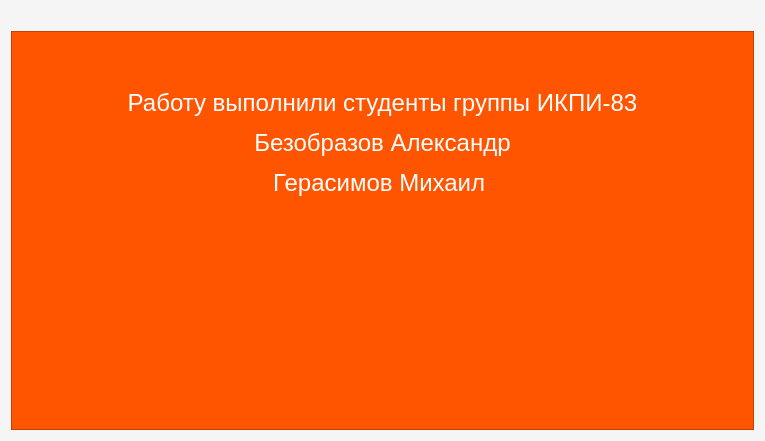
<?xml version="1.0" encoding="UTF-8"?>
<ui version="4.0">
 <class>info</class>
 <widget class="QDialog" name="info">
  <property name="geometry">
   <rect>
    <x>0</x>
    <y>0</y>
    <width>765</width>
    <height>441</height>
   </rect>
  </property>
  <property name="windowTitle">
   <string>Info</string>
  </property>
  <property name="styleSheet">
   <string notr="true">background-color:rgb(245, 245, 245)</string>
  </property>
  <layout class="QVBoxLayout" name="verticalLayout">
   <item>
    <widget class="QLabel" name="label">
     <property name="text">
      <string/>
     </property>
     <property name="pixmap">
      <pixmap>../../../Users/Александр/Desktop/sut.png</pixmap>
     </property>
    </widget>
   </item>
   <item>
    <widget class="QTextBrowser" name="textBrowser">
     <property name="styleSheet">
      <string notr="true">background-color:rgb(255, 85, 0)</string>
     </property>
     <property name="html">
      <string>&lt;!DOCTYPE HTML PUBLIC &quot;-//W3C//DTD HTML 4.0//EN&quot; &quot;http://www.w3.org/TR/REC-html40/strict.dtd&quot;&gt;
&lt;html&gt;&lt;head&gt;&lt;meta name=&quot;qrichtext&quot; content=&quot;1&quot; /&gt;&lt;style type=&quot;text/css&quot;&gt;
p, li { white-space: pre-wrap; }
&lt;/style&gt;&lt;/head&gt;&lt;body style=&quot; font-family:'MS Shell Dlg 2'; font-size:7.8pt; font-weight:400; font-style:normal;&quot;&gt;
&lt;p align=&quot;center&quot; style=&quot; margin-top:12px; margin-bottom:12px; margin-left:0px; margin-right:0px; -qt-block-indent:0; text-indent:0px;&quot;&gt;&lt;span style=&quot; font-size:18pt; color:#ffffff;&quot;&gt;&lt;br /&gt;&lt;/span&gt;&lt;/p&gt;
&lt;p align=&quot;center&quot; style=&quot; margin-top:12px; margin-bottom:12px; margin-left:0px; margin-right:0px; -qt-block-indent:0; text-indent:0px;&quot;&gt;&lt;span style=&quot; font-size:18pt; color:#ffffff;&quot;&gt;Работу выполнили студенты группы ИКПИ-83&lt;/span&gt;&lt;/p&gt;
&lt;p align=&quot;center&quot; style=&quot; margin-top:12px; margin-bottom:12px; margin-left:0px; margin-right:0px; -qt-block-indent:0; text-indent:0px;&quot;&gt;&lt;span style=&quot; font-size:18pt; color:#ffffff;&quot;&gt;Безобразов Александр&lt;/span&gt;&lt;/p&gt;
&lt;p align=&quot;center&quot; style=&quot; margin-top:12px; margin-bottom:12px; margin-left:0px; margin-right:0px; -qt-block-indent:0; text-indent:0px;&quot;&gt;&lt;span style=&quot; font-size:18pt; color:#ffffff;&quot;&gt;Герасимов Михаил &lt;/span&gt;&lt;/p&gt;&lt;/body&gt;&lt;/html&gt;</string>
     </property>
    </widget>
   </item>
  </layout>
 </widget>
 <resources/>
 <connections/>
</ui>
